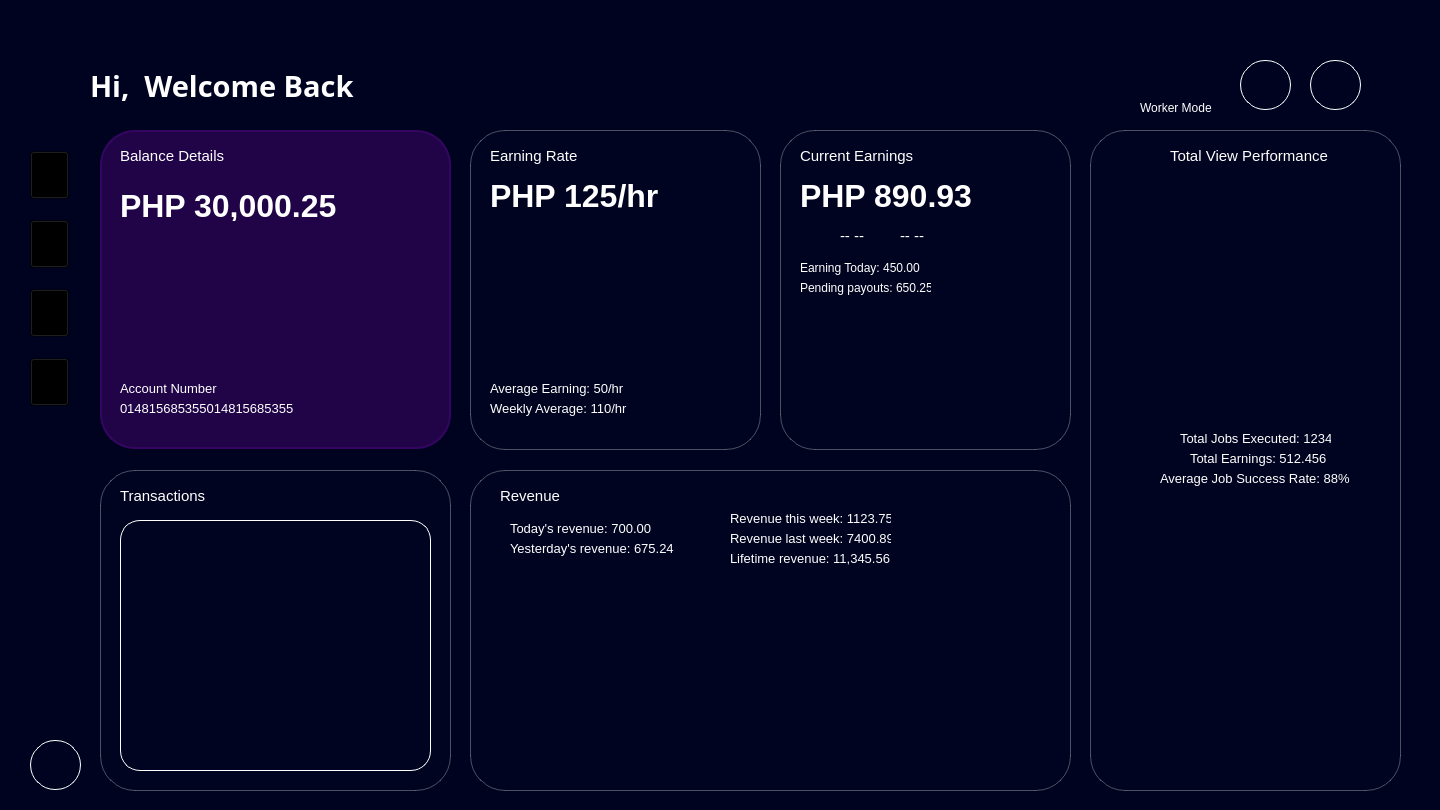
<?xml version="1.0" encoding="UTF-8"?>
<ui version="4.0">
 <class>information_earnings</class>
 <widget class="QWidget" name="information_earnings">
  <property name="geometry">
   <rect>
    <x>0</x>
    <y>0</y>
    <width>1440</width>
    <height>810</height>
   </rect>
  </property>
  <property name="minimumSize">
   <size>
    <width>1440</width>
    <height>810</height>
   </size>
  </property>
  <property name="maximumSize">
   <size>
    <width>1440</width>
    <height>810</height>
   </size>
  </property>
  <property name="windowTitle">
   <string>CrowdCloud</string>
  </property>
   <property name="styleSheet">
    <string notr="true">background-color: rgb(0, 3, 31);</string>
   </property>
   <widget class="QWidget" name="horizontalLayoutWidget">
    <property name="geometry">
     <rect>
      <x>0</x>
      <y>0</y>
      <width>2</width>
      <height>2</height>
     </rect>
    </property>
    <layout class="QHBoxLayout" name="horizontalLayout"/>
   </widget>
   <widget class="QLabel" name="logo">
    <property name="geometry">
     <rect>
      <x>20</x>
      <y>60</y>
      <width>52</width>
      <height>41</height>
     </rect>
    </property>
    <property name="autoFillBackground">
     <bool>false</bool>
    </property>
    <property name="styleSheet">
     <string notr="true">background: transparent;</string>
    </property>
    <property name="text">
     <string/>
    </property>
    <property name="pixmap">
     <pixmap>../../../../../../../Downloads/signup1logo.svg</pixmap>
    </property>
   </widget>
   <widget class="QLabel" name="welcome_label">
    <property name="geometry">
     <rect>
      <x>90</x>
      <y>70</y>
      <width>461</width>
      <height>31</height>
     </rect>
    </property>
    <property name="font">
     <font>
      <family>Century Gothic</family>
      <pointsize>22</pointsize>
      <weight>75</weight>
      <bold>true</bold>
     </font>
    </property>
    <property name="styleSheet">
     <string notr="true">background: transparent;
color: white;

</string>
    </property>
    <property name="text">
     <string>Hi,  Welcome Back</string>
    </property>
   </widget>
   <widget class="QLabel" name="earning_rate">
    <property name="geometry">
     <rect>
      <x>490</x>
      <y>140</y>
      <width>141</width>
      <height>31</height>
     </rect>
    </property>
    <property name="font">
     <font>
      <family>Segoe UI</family>
      <pointsize>11</pointsize>
      <weight>50</weight>
      <bold>false</bold>
     </font>
    </property>
    <property name="styleSheet">
     <string notr="true">color: white;
background: transparent;

</string>
    </property>
    <property name="text">
     <string>Earning Rate</string>
    </property>
   </widget>
   <widget class="QLabel" name="earning_con">
    <property name="geometry">
     <rect>
      <x>470</x>
      <y>130</y>
      <width>291</width>
      <height>320</height>
     </rect>
    </property>
    <property name="styleSheet">
     <string notr="true">QLabel {
	background-color: rgba(20, 20, 50, 10);
    border: 1px solid rgba(255, 255, 255, 0.3);
    border-radius: 35px;
    padding: 8px;
    color: white;
    font-family: &quot;Segoe UI&quot;;
    font-size: 13px;
}

QLabel:focus {
    border: 1px solid #7D5FFF;
    box-shadow: 0px 0px 8px #7D5FFF;
}
</string>
    </property>
    <property name="text">
     <string/>
    </property>
   </widget>
   <widget class="QWidget" name="verticalLayoutWidget">
    <property name="geometry">
     <rect>
      <x>30</x>
      <y>130</y>
      <width>43</width>
      <height>301</height>
     </rect>
    </property>
    <layout class="QVBoxLayout" name="verticalLayout">
     <property name="spacing">
      <number>0</number>
     </property>
     <item>
      <widget class="QToolButton" name="dash_bt">
       <property name="sizePolicy">
        <sizepolicy hsizetype="Fixed" vsizetype="Fixed">
         <horstretch>15</horstretch>
         <verstretch>15</verstretch>
        </sizepolicy>
       </property>
       <property name="styleSheet">
        <string notr="true">background: transparent;</string>
       </property>
       <property name="text">
        <string/>
       </property>
       <property name="icon">
        <iconset>
         <normaloff>../../../../../Downloads/dashboard.png</normaloff>../../../../../Downloads/dashboard.png</iconset>
       </property>
       <property name="iconSize">
        <size>
         <width>31</width>
         <height>41</height>
        </size>
       </property>
      </widget>
     </item>
     <item>
      <widget class="QToolButton" name="sys_bt">
       <property name="sizePolicy">
        <sizepolicy hsizetype="Fixed" vsizetype="Fixed">
         <horstretch>15</horstretch>
         <verstretch>15</verstretch>
        </sizepolicy>
       </property>
       <property name="styleSheet">
        <string notr="true">background: transparent;</string>
       </property>
       <property name="text">
        <string/>
       </property>
       <property name="icon">
        <iconset>
         <normaloff>../../../../../Downloads/system.png</normaloff>../../../../../Downloads/system.png</iconset>
       </property>
       <property name="iconSize">
        <size>
         <width>31</width>
         <height>41</height>
        </size>
       </property>
      </widget>
     </item>
     <item>
      <widget class="QToolButton" name="job_bt">
       <property name="sizePolicy">
        <sizepolicy hsizetype="Fixed" vsizetype="Fixed">
         <horstretch>15</horstretch>
         <verstretch>15</verstretch>
        </sizepolicy>
       </property>
       <property name="styleSheet">
        <string notr="true">background: transparent;</string>
       </property>
       <property name="text">
        <string/>
       </property>
       <property name="icon">
        <iconset>
         <normaloff>../../../../../Downloads/jobs.png</normaloff>../../../../../Downloads/jobs.png</iconset>
       </property>
       <property name="iconSize">
        <size>
         <width>31</width>
         <height>41</height>
        </size>
       </property>
      </widget>
     </item>
     <item>
      <widget class="QToolButton" name="earning_bt">
       <property name="sizePolicy">
        <sizepolicy hsizetype="Fixed" vsizetype="Fixed">
         <horstretch>15</horstretch>
         <verstretch>15</verstretch>
        </sizepolicy>
       </property>
       <property name="styleSheet">
        <string notr="true">background: transparent;</string>
       </property>
       <property name="text">
        <string/>
       </property>
       <property name="icon">
        <iconset>
         <normaloff>../../../../../Downloads/earnings.png</normaloff>../../../../../Downloads/earnings.png</iconset>
       </property>
       <property name="iconSize">
        <size>
         <width>31</width>
         <height>41</height>
        </size>
       </property>
      </widget>
     </item>
    </layout>
   </widget>
   <widget class="QToolButton" name="settings_bt">
    <property name="geometry">
     <rect>
      <x>30</x>
      <y>740</y>
      <width>51</width>
      <height>50</height>
     </rect>
    </property>
    <property name="sizePolicy">
     <sizepolicy hsizetype="Fixed" vsizetype="Fixed">
      <horstretch>15</horstretch>
      <verstretch>15</verstretch>
     </sizepolicy>
    </property>
    <property name="styleSheet">
     <string notr="true">QToolButton {
    background: transparent;       /* no fill */
    color: white;                  /* icon/text color */
    border: 1px solid #ffffff;     /* white border */
    border-radius: 25px;           /* make it round (half of width/height) */
    padding: 3px;                  /* space inside */
}
</string>
    </property>
    <property name="text">
     <string/>
    </property>
    <property name="icon">
     <iconset>
      <normaloff>../../../../../Downloads/settings.png</normaloff>../../../../../Downloads/settings.png</iconset>
    </property>
    <property name="iconSize">
     <size>
      <width>35</width>
      <height>35</height>
     </size>
    </property>
   </widget>
   <widget class="QLabel" name="balance_con">
    <property name="geometry">
     <rect>
      <x>100</x>
      <y>130</y>
      <width>351</width>
      <height>319</height>
     </rect>
    </property>
    <property name="styleSheet">
     <string notr="true">QLabel {
	background-color: #200447;
    border: 2px solid #340561;
    border-radius: 35px;
    padding: 8px;
    color: white;
    font-family: &quot;Segoe UI&quot;;
    font-size: 13px;
}

QLabel:focus {
    border: 1px solid #7D5FFF;
    box-shadow: 0px 0px 8px #7D5FFF;
}
</string>
    </property>
    <property name="text">
     <string/>
    </property>
   </widget>
   <widget class="QLabel" name="balance_details">
    <property name="geometry">
     <rect>
      <x>120</x>
      <y>140</y>
      <width>121</width>
      <height>31</height>
     </rect>
    </property>
    <property name="font">
     <font>
      <family>Segoe UI</family>
      <pointsize>11</pointsize>
      <weight>50</weight>
      <bold>false</bold>
     </font>
    </property>
    <property name="styleSheet">
     <string notr="true">color: white;
background: transparent;

</string>
    </property>
    <property name="text">
     <string>Balance Details</string>
    </property>
   </widget>
   <widget class="QWidget" name="eline_chart" native="true">
    <property name="geometry">
     <rect>
      <x>490</x>
      <y>230</y>
      <width>251</width>
      <height>131</height>
     </rect>
    </property>
    <property name="styleSheet">
     <string notr="true">background: transparent;
</string>
    </property>
   </widget>
   <widget class="QToolButton" name="prof_button">
    <property name="geometry">
     <rect>
      <x>1310</x>
      <y>60</y>
      <width>51</width>
      <height>50</height>
     </rect>
    </property>
    <property name="sizePolicy">
     <sizepolicy hsizetype="Fixed" vsizetype="Fixed">
      <horstretch>15</horstretch>
      <verstretch>15</verstretch>
     </sizepolicy>
    </property>
    <property name="styleSheet">
     <string notr="true">QToolButton {
    background: transparent;       /* no fill */
    color: white;                  /* icon/text color */
    border: 1px solid #ffffff;     /* white border */
    border-radius: 25px;           /* make it round (half of width/height) */
    padding: 3px;                  /* space inside */
}
</string>
    </property>
    <property name="text">
     <string/>
    </property>
    <property name="icon">
     <iconset>
      <normaloff>../../../../../Downloads/Profile.png</normaloff>../../../../../Downloads/Profile.png</iconset>
    </property>
    <property name="iconSize">
     <size>
      <width>35</width>
      <height>35</height>
     </size>
    </property>
   </widget>
   <widget class="QToolButton" name="notif_button">
    <property name="geometry">
     <rect>
      <x>1240</x>
      <y>60</y>
      <width>51</width>
      <height>50</height>
     </rect>
    </property>
    <property name="sizePolicy">
     <sizepolicy hsizetype="Fixed" vsizetype="Fixed">
      <horstretch>15</horstretch>
      <verstretch>15</verstretch>
     </sizepolicy>
    </property>
    <property name="styleSheet">
     <string notr="true">QToolButton {
    background: transparent;       /* no fill */
    color: white;                  /* icon/text color */
    border: 1px solid #ffffff;     /* white border */
    border-radius: 25px;           /* make it round (half of width/height) */
    padding: 3px;                  /* space inside */
}
</string>
    </property>
    <property name="text">
     <string/>
    </property>
    <property name="icon">
     <iconset>
      <normaloff>../../../../../Downloads/CC Desktop UI (14)/Login/Communication/Notification.png</normaloff>../../../../../Downloads/CC Desktop UI (14)/Login/Communication/Notification.png</iconset>
    </property>
    <property name="iconSize">
     <size>
      <width>35</width>
      <height>35</height>
     </size>
    </property>
   </widget>
   <widget class="QWidget" name="toggle_switch" native="true">
    <property name="geometry">
     <rect>
      <x>1130</x>
      <y>70</y>
      <width>91</width>
      <height>21</height>
     </rect>
    </property>
    <property name="styleSheet">
     <string notr="true">background: transparent;
</string>
    </property>
   </widget>
   <widget class="QLabel" name="workerM_label">
    <property name="geometry">
     <rect>
      <x>1140</x>
      <y>100</y>
      <width>81</width>
      <height>16</height>
     </rect>
    </property>
    <property name="font">
     <font>
      <family>Segoe UI</family>
      <pointsize>9</pointsize>
      <weight>50</weight>
      <bold>false</bold>
     </font>
    </property>
    <property name="styleSheet">
     <string notr="true">color: white;
background: transparent;

</string>
    </property>
    <property name="text">
     <string>Worker Mode</string>
    </property>
   </widget>
   <widget class="QLabel" name="ppayouts_label">
    <property name="geometry">
     <rect>
      <x>800</x>
      <y>280</y>
      <width>131</width>
      <height>16</height>
     </rect>
    </property>
    <property name="font">
     <font>
      <family>Segoe UI</family>
      <pointsize>9</pointsize>
      <weight>50</weight>
      <bold>false</bold>
     </font>
    </property>
    <property name="styleSheet">
     <string notr="true">color: white;
background: transparent;

</string>
    </property>
    <property name="text">
     <string>Pending payouts: 650.25</string>
    </property>
   </widget>
   <widget class="QLabel" name="etoday_label">
    <property name="geometry">
     <rect>
      <x>800</x>
      <y>260</y>
      <width>131</width>
      <height>16</height>
     </rect>
    </property>
    <property name="font">
     <font>
      <family>Segoe UI</family>
      <pointsize>9</pointsize>
      <weight>50</weight>
      <bold>false</bold>
     </font>
    </property>
    <property name="styleSheet">
     <string notr="true">color: white;
background: transparent;

</string>
    </property>
    <property name="text">
     <string>Earning Today: 450.00</string>
    </property>
   </widget>
   <widget class="QLabel" name="acc_number">
    <property name="geometry">
     <rect>
      <x>120</x>
      <y>380</y>
      <width>121</width>
      <height>16</height>
     </rect>
    </property>
    <property name="font">
     <font>
      <family>Segoe UI</family>
      <pointsize>10</pointsize>
      <weight>50</weight>
      <bold>false</bold>
     </font>
    </property>
    <property name="styleSheet">
     <string notr="true">color: white;
background: transparent;

</string>
    </property>
    <property name="text">
     <string>Account Number</string>
    </property>
   </widget>
   <widget class="QLabel" name="accnum_label">
    <property name="geometry">
     <rect>
      <x>120</x>
      <y>400</y>
      <width>181</width>
      <height>16</height>
     </rect>
    </property>
    <property name="font">
     <font>
      <family>Segoe UI</family>
      <pointsize>10</pointsize>
      <weight>50</weight>
      <bold>false</bold>
     </font>
    </property>
    <property name="styleSheet">
     <string notr="true">color: white;
background: transparent;

</string>
    </property>
    <property name="text">
     <string>014815685355014815685355</string>
    </property>
   </widget>
   <widget class="QLabel" name="current_con">
    <property name="geometry">
     <rect>
      <x>780</x>
      <y>130</y>
      <width>291</width>
      <height>320</height>
     </rect>
    </property>
    <property name="styleSheet">
     <string notr="true">QLabel {
	background-color: rgba(20, 20, 50, 10);
    border: 1px solid rgba(255, 255, 255, 0.3);
    border-radius: 35px;
    padding: 8px;
    color: white;
    font-family: &quot;Segoe UI&quot;;
    font-size: 13px;
}

QLabel:focus {
    border: 1px solid #7D5FFF;
    box-shadow: 0px 0px 8px #7D5FFF;
}
</string>
    </property>
    <property name="text">
     <string/>
    </property>
   </widget>
   <widget class="QLabel" name="trans_con">
    <property name="geometry">
     <rect>
      <x>100</x>
      <y>470</y>
      <width>351</width>
      <height>321</height>
     </rect>
    </property>
    <property name="styleSheet">
     <string notr="true">QLabel {
	background-color: rgba(20, 20, 50, 10);
    border: 1px solid rgba(255, 255, 255, 0.3);
    border-radius: 35px;
    padding: 8px;
    color: white;
    font-family: &quot;Segoe UI&quot;;
    font-size: 13px;
}

QLabel:focus {
    border: 1px solid #7D5FFF;
    box-shadow: 0px 0px 8px #7D5FFF;
}
</string>
    </property>
    <property name="text">
     <string/>
    </property>
   </widget>
   <widget class="QLabel" name="revenue_con">
    <property name="geometry">
     <rect>
      <x>470</x>
      <y>470</y>
      <width>601</width>
      <height>321</height>
     </rect>
    </property>
    <property name="styleSheet">
     <string notr="true">QLabel {
	background-color: rgba(20, 20, 50, 10);
    border: 1px solid rgba(255, 255, 255, 0.3);
    border-radius: 35px;
    padding: 8px;
    color: white;
    font-family: &quot;Segoe UI&quot;;
    font-size: 13px;
}

QLabel:focus {
    border: 1px solid #7D5FFF;
    box-shadow: 0px 0px 8px #7D5FFF;
}
</string>
    </property>
    <property name="text">
     <string/>
    </property>
   </widget>
   <widget class="QLabel" name="tvp_con">
    <property name="geometry">
     <rect>
      <x>1090</x>
      <y>130</y>
      <width>311</width>
      <height>661</height>
     </rect>
    </property>
    <property name="styleSheet">
     <string notr="true">QLabel {
	background-color: rgba(20, 20, 50, 10);
    border: 1px solid rgba(255, 255, 255, 0.3);
    border-radius: 35px;
    padding: 8px;
    color: white;
    font-family: &quot;Segoe UI&quot;;
    font-size: 13px;
}

QLabel:focus {
    border: 1px solid #7D5FFF;
    box-shadow: 0px 0px 8px #7D5FFF;
}
</string>
    </property>
    <property name="text">
     <string/>
    </property>
   </widget>
   <widget class="QLabel" name="amount_label">
    <property name="geometry">
     <rect>
      <x>120</x>
      <y>190</y>
      <width>251</width>
      <height>31</height>
     </rect>
    </property>
    <property name="font">
     <font>
      <family>Segoe UI</family>
      <pointsize>24</pointsize>
      <weight>75</weight>
      <bold>true</bold>
     </font>
    </property>
    <property name="styleSheet">
     <string notr="true">color: white;
background: transparent;

</string>
    </property>
    <property name="text">
     <string>PHP 30,000.25</string>
    </property>
   </widget>
   <widget class="QWidget" name="inc_wid" native="true">
    <property name="geometry">
     <rect>
      <x>800</x>
      <y>230</y>
      <width>21</width>
      <height>21</height>
     </rect>
    </property>
    <property name="styleSheet">
     <string notr="true">background: transparent;
</string>
    </property>
   </widget>
   <widget class="QLabel" name="inc_label">
    <property name="geometry">
     <rect>
      <x>840</x>
      <y>220</y>
      <width>31</width>
      <height>31</height>
     </rect>
    </property>
    <property name="font">
     <font>
      <family>Segoe UI</family>
      <pointsize>11</pointsize>
      <weight>50</weight>
      <bold>false</bold>
     </font>
    </property>
    <property name="styleSheet">
     <string notr="true">color: white;
background: transparent;

</string>
    </property>
    <property name="text">
     <string>-- --</string>
    </property>
   </widget>
   <widget class="QLabel" name="currentp_label">
    <property name="geometry">
     <rect>
      <x>900</x>
      <y>220</y>
      <width>61</width>
      <height>31</height>
     </rect>
    </property>
    <property name="font">
     <font>
      <family>Segoe UI</family>
      <pointsize>11</pointsize>
      <weight>50</weight>
      <bold>false</bold>
     </font>
    </property>
    <property name="styleSheet">
     <string notr="true">color: white;
background: transparent;

</string>
    </property>
    <property name="text">
     <string>-- --</string>
    </property>
   </widget>
   <widget class="QLabel" name="earning_label">
    <property name="geometry">
     <rect>
      <x>490</x>
      <y>180</y>
      <width>191</width>
      <height>31</height>
     </rect>
    </property>
    <property name="font">
     <font>
      <family>Segoe UI</family>
      <pointsize>24</pointsize>
      <weight>75</weight>
      <bold>true</bold>
     </font>
    </property>
    <property name="styleSheet">
     <string notr="true">color: white;
background: transparent;

</string>
    </property>
    <property name="text">
     <string>PHP 125/hr</string>
    </property>
   </widget>
   <widget class="QLabel" name="avgearning_label">
    <property name="geometry">
     <rect>
      <x>490</x>
      <y>380</y>
      <width>151</width>
      <height>16</height>
     </rect>
    </property>
    <property name="font">
     <font>
      <family>Segoe UI</family>
      <pointsize>10</pointsize>
      <weight>50</weight>
      <bold>false</bold>
     </font>
    </property>
    <property name="styleSheet">
     <string notr="true">color: white;
background: transparent;

</string>
    </property>
    <property name="text">
     <string>Average Earning: 50/hr</string>
    </property>
   </widget>
   <widget class="QLabel" name="wavg_label">
    <property name="geometry">
     <rect>
      <x>490</x>
      <y>400</y>
      <width>151</width>
      <height>16</height>
     </rect>
    </property>
    <property name="font">
     <font>
      <family>Segoe UI</family>
      <pointsize>10</pointsize>
      <weight>50</weight>
      <bold>false</bold>
     </font>
    </property>
    <property name="styleSheet">
     <string notr="true">color: white;
background: transparent;

</string>
    </property>
    <property name="text">
     <string>Weekly Average: 110/hr</string>
    </property>
   </widget>
   <widget class="QLabel" name="current_earning">
    <property name="geometry">
     <rect>
      <x>800</x>
      <y>140</y>
      <width>141</width>
      <height>31</height>
     </rect>
    </property>
    <property name="font">
     <font>
      <family>Segoe UI</family>
      <pointsize>11</pointsize>
      <weight>50</weight>
      <bold>false</bold>
     </font>
    </property>
    <property name="styleSheet">
     <string notr="true">color: white;
background: transparent;

</string>
    </property>
    <property name="text">
     <string>Current Earnings</string>
    </property>
   </widget>
   <widget class="QLabel" name="cearning_label">
    <property name="geometry">
     <rect>
      <x>800</x>
      <y>180</y>
      <width>191</width>
      <height>31</height>
     </rect>
    </property>
    <property name="font">
     <font>
      <family>Segoe UI</family>
      <pointsize>24</pointsize>
      <weight>75</weight>
      <bold>true</bold>
     </font>
    </property>
    <property name="styleSheet">
     <string notr="true">color: white;
background: transparent;

</string>
    </property>
    <property name="text">
     <string>PHP 890.93</string>
    </property>
   </widget>
   <widget class="QWidget" name="current_chart" native="true">
    <property name="geometry">
     <rect>
      <x>800</x>
      <y>310</y>
      <width>251</width>
      <height>121</height>
     </rect>
    </property>
    <property name="styleSheet">
     <string notr="true">background: transparent;
</string>
    </property>
   </widget>
   <widget class="QLabel" name="transactions">
    <property name="geometry">
     <rect>
      <x>120</x>
      <y>480</y>
      <width>121</width>
      <height>31</height>
     </rect>
    </property>
    <property name="font">
     <font>
      <family>Segoe UI</family>
      <pointsize>11</pointsize>
      <weight>50</weight>
      <bold>false</bold>
     </font>
    </property>
    <property name="styleSheet">
     <string notr="true">color: white;
background: transparent;


</string>
    </property>
    <property name="text">
     <string>Transactions</string>
    </property>
   </widget>
   <widget class="QLabel" name="revenue">
    <property name="geometry">
     <rect>
      <x>500</x>
      <y>480</y>
      <width>121</width>
      <height>31</height>
     </rect>
    </property>
    <property name="font">
     <font>
      <family>Segoe UI</family>
      <pointsize>11</pointsize>
      <weight>50</weight>
      <bold>false</bold>
     </font>
    </property>
    <property name="styleSheet">
     <string notr="true">color: white;
background: transparent;

</string>
    </property>
    <property name="text">
     <string>Revenue</string>
    </property>
   </widget>
   <widget class="QLabel" name="totalv_performance">
    <property name="geometry">
     <rect>
      <x>1170</x>
      <y>140</y>
      <width>161</width>
      <height>31</height>
     </rect>
    </property>
    <property name="font">
     <font>
      <family>Segoe UI</family>
      <pointsize>11</pointsize>
      <weight>50</weight>
      <bold>false</bold>
     </font>
    </property>
    <property name="styleSheet">
     <string notr="true">color: white;
background: transparent;

</string>
    </property>
    <property name="text">
     <string>Total View Performance</string>
    </property>
   </widget>
   <widget class="QWidget" name="tvp_chart" native="true">
    <property name="geometry">
     <rect>
      <x>1140</x>
      <y>190</y>
      <width>224</width>
      <height>224</height>
     </rect>
    </property>
    <property name="styleSheet">
     <string notr="true">background: transparent;
</string>
    </property>
   </widget>
   <widget class="QLabel" name="tjexe_label">
    <property name="geometry">
     <rect>
      <x>1180</x>
      <y>430</y>
      <width>151</width>
      <height>16</height>
     </rect>
    </property>
    <property name="font">
     <font>
      <family>Segoe UI</family>
      <pointsize>10</pointsize>
      <weight>50</weight>
      <bold>false</bold>
     </font>
    </property>
    <property name="styleSheet">
     <string notr="true">color: white;
background: transparent;

</string>
    </property>
    <property name="text">
     <string>Total Jobs Executed: 1234</string>
    </property>
   </widget>
   <widget class="QLabel" name="tearning_label">
    <property name="geometry">
     <rect>
      <x>1190</x>
      <y>450</y>
      <width>141</width>
      <height>16</height>
     </rect>
    </property>
    <property name="font">
     <font>
      <family>Segoe UI</family>
      <pointsize>10</pointsize>
      <weight>50</weight>
      <bold>false</bold>
     </font>
    </property>
    <property name="styleSheet">
     <string notr="true">color: white;
background: transparent;

</string>
    </property>
    <property name="text">
     <string>Total Earnings: 512.456</string>
    </property>
   </widget>
   <widget class="QLabel" name="ajsrate_label">
    <property name="geometry">
     <rect>
      <x>1160</x>
      <y>470</y>
      <width>191</width>
      <height>16</height>
     </rect>
    </property>
    <property name="font">
     <font>
      <family>Segoe UI</family>
      <pointsize>10</pointsize>
      <weight>50</weight>
      <bold>false</bold>
     </font>
    </property>
    <property name="styleSheet">
     <string notr="true">color: white;
background: transparent;

</string>
    </property>
    <property name="text">
     <string>Average Job Success Rate: 88%</string>
    </property>
   </widget>
   <widget class="QWidget" name="revenue_chart" native="true">
    <property name="geometry">
     <rect>
      <x>500</x>
      <y>580</y>
      <width>541</width>
      <height>181</height>
     </rect>
    </property>
    <property name="styleSheet">
     <string notr="true">background: transparent;
</string>
    </property>
   </widget>
   <widget class="QLabel" name="trevenue_label">
    <property name="geometry">
     <rect>
      <x>510</x>
      <y>520</y>
      <width>151</width>
      <height>16</height>
     </rect>
    </property>
    <property name="font">
     <font>
      <family>Segoe UI</family>
      <pointsize>10</pointsize>
      <weight>50</weight>
      <bold>false</bold>
     </font>
    </property>
    <property name="styleSheet">
     <string notr="true">color: white;
background: transparent;

</string>
    </property>
    <property name="text">
     <string>Today's revenue: 700.00</string>
    </property>
   </widget>
   <widget class="QLabel" name="yrevenue_label">
    <property name="geometry">
     <rect>
      <x>510</x>
      <y>540</y>
      <width>171</width>
      <height>16</height>
     </rect>
    </property>
    <property name="font">
     <font>
      <family>Segoe UI</family>
      <pointsize>10</pointsize>
      <weight>50</weight>
      <bold>false</bold>
     </font>
    </property>
    <property name="styleSheet">
     <string notr="true">color: white;
background: transparent;

</string>
    </property>
    <property name="text">
     <string>Yesterday's revenue: 675.24</string>
    </property>
   </widget>
   <widget class="QLabel" name="rweek_label">
    <property name="geometry">
     <rect>
      <x>730</x>
      <y>510</y>
      <width>161</width>
      <height>16</height>
     </rect>
    </property>
    <property name="font">
     <font>
      <family>Segoe UI</family>
      <pointsize>10</pointsize>
      <weight>50</weight>
      <bold>false</bold>
     </font>
    </property>
    <property name="styleSheet">
     <string notr="true">color: white;
background: transparent;

</string>
    </property>
    <property name="text">
     <string>Revenue this week: 1123.75</string>
    </property>
   </widget>
   <widget class="QLabel" name="rlweek_label">
    <property name="geometry">
     <rect>
      <x>730</x>
      <y>530</y>
      <width>161</width>
      <height>16</height>
     </rect>
    </property>
    <property name="font">
     <font>
      <family>Segoe UI</family>
      <pointsize>10</pointsize>
      <weight>50</weight>
      <bold>false</bold>
     </font>
    </property>
    <property name="styleSheet">
     <string notr="true">color: white;
background: transparent;

</string>
    </property>
    <property name="text">
     <string>Revenue last week: 7400.89</string>
    </property>
   </widget>
   <widget class="QLabel" name="lrevenue_label">
    <property name="geometry">
     <rect>
      <x>730</x>
      <y>550</y>
      <width>171</width>
      <height>16</height>
     </rect>
    </property>
    <property name="font">
     <font>
      <family>Segoe UI</family>
      <pointsize>10</pointsize>
      <weight>50</weight>
      <bold>false</bold>
     </font>
    </property>
    <property name="styleSheet">
     <string notr="true">color: white;
background: transparent;

</string>
    </property>
    <property name="text">
     <string>Lifetime revenue: 11,345.56</string>
    </property>
   </widget>
   <widget class="QTableView" name="trans_tablev">
    <property name="geometry">
     <rect>
      <x>120</x>
      <y>520</y>
      <width>311</width>
      <height>251</height>
     </rect>
    </property>
    <property name="styleSheet">
     <string notr="true">QTableView {
    background: transparent;
    border: 1px solid #ffffff;
    border-radius: 20px;   /* adjust radius to your liking */
    gridline-color: rgba(255,255,255,0.2);
    color: white;
    font-family: &quot;Segoe UI&quot;;
    font-size: 13px;
    selection-background-color: rgba(125, 95, 255, 0.4);
}

/* Internal viewport must also be rounded */
QTableView::viewport {
    background: transparent;
    border-radius: 20px;
}

/* Header styling */
QHeaderView::section {
    background-color: rgba(20,20,50,0.6);
    color: white;
    border: none;
    padding: 6px;
    font-weight: bold;
}

/* Optional: first/last header corners */
QHeaderView::section:first {
    border-top-left-radius: 20px;
}
QHeaderView::section:last {
    border-top-right-radius: 20px;
}
</string>
    </property>
   </widget>
   <zorder>current_con</zorder>
   <zorder>trans_con</zorder>
   <zorder>earning_con</zorder>
   <zorder>horizontalLayoutWidget</zorder>
   <zorder>logo</zorder>
   <zorder>welcome_label</zorder>
   <zorder>earning_rate</zorder>
   <zorder>verticalLayoutWidget</zorder>
   <zorder>settings_bt</zorder>
   <zorder>balance_con</zorder>
   <zorder>balance_details</zorder>
   <zorder>eline_chart</zorder>
   <zorder>prof_button</zorder>
   <zorder>notif_button</zorder>
   <zorder>toggle_switch</zorder>
   <zorder>workerM_label</zorder>
   <zorder>ppayouts_label</zorder>
   <zorder>etoday_label</zorder>
   <zorder>acc_number</zorder>
   <zorder>accnum_label</zorder>
   <zorder>revenue_con</zorder>
   <zorder>tvp_con</zorder>
   <zorder>amount_label</zorder>
   <zorder>inc_wid</zorder>
   <zorder>inc_label</zorder>
   <zorder>currentp_label</zorder>
   <zorder>earning_label</zorder>
   <zorder>avgearning_label</zorder>
   <zorder>wavg_label</zorder>
   <zorder>current_earning</zorder>
   <zorder>cearning_label</zorder>
   <zorder>current_chart</zorder>
   <zorder>transactions</zorder>
   <zorder>revenue</zorder>
   <zorder>totalv_performance</zorder>
   <zorder>tvp_chart</zorder>
   <zorder>tjexe_label</zorder>
   <zorder>tearning_label</zorder>
   <zorder>ajsrate_label</zorder>
   <zorder>revenue_chart</zorder>
   <zorder>trevenue_label</zorder>
   <zorder>yrevenue_label</zorder>
   <zorder>rweek_label</zorder>
   <zorder>rlweek_label</zorder>
   <zorder>lrevenue_label</zorder>
   <zorder>trans_tablev</zorder>
  </widget>
 <resources/>
 <connections/>
</ui>
